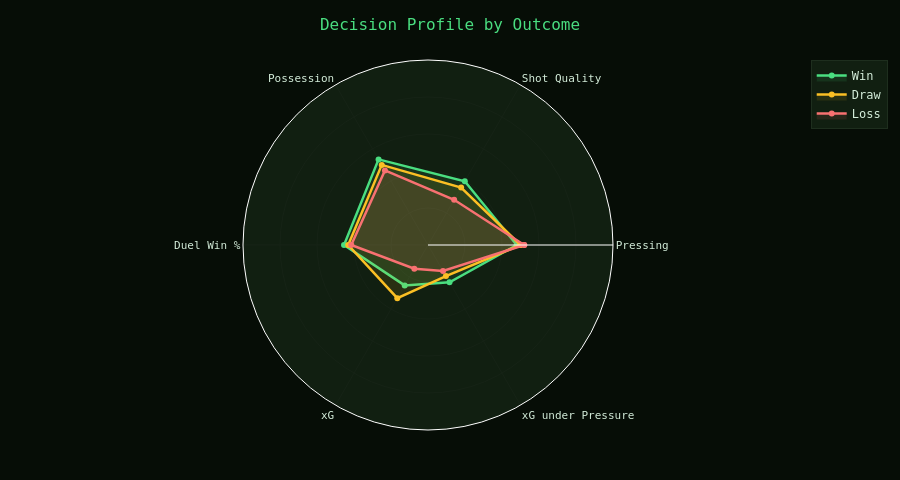

The notebook cell saved with this chart:
### Code cell
def hex_to_rgba(h, a=0.12):
    h=h.lstrip("#"); r,g,b=int(h[0:2],16),int(h[2:4],16),int(h[4:6],16)
    return f"rgba({r},{g},{b},{a})"

# Chart 1: Decision Radar by Outcome
# Normalised means per decision variable, per outcome

radar_vars = ["press_ratio", "sot_ratio", "possession",
              "duel_ratio", "xg", "up_xg"]
radar_labels = ["Pressing", "Shot Quality", "Possession",
                "Duel Win %", "xG", "xG under Pressure"]

def normalise(series, lo, hi):
    return ((series - lo) / (hi - lo)).clip(0, 1)

radar_data = {}
for outcome in ["Win", "Draw", "Loss"]:
    sub = df[df["outcome"] == outcome]
    vals = []
    for v in radar_vars:
        lo, hi = df[v].min(), df[v].max()
        vals.append(float(normalise(sub[v], lo, hi).mean()))
    radar_data[outcome] = vals

fig_radar = go.Figure()
for outcome, color in [("Win", C["win"]), ("Draw", C["draw"]), ("Loss", C["loss"])]:
    vals = radar_data[outcome] + [radar_data[outcome][0]]
    labs = radar_labels + [radar_labels[0]]
    fig_radar.add_trace(go.Scatterpolar(
        r=vals, theta=labs, name=outcome,
        line=dict(color=color, width=2.5),
        fill="toself", fillcolor=hex_to_rgba(color, 0.10),
        marker=dict(color=color, size=6),
    ))

fig_radar.update_layout(
    **BASE,
    title=dict(text="Decision Profile by Outcome", font=dict(size=16, color=C["win"]), x=0.5),
    polar=dict(
        bgcolor=C["card"],
        radialaxis=dict(visible=True, range=[0,1], gridcolor=C["grid"],
                        tickfont=dict(color=C["muted"], size=9), showticklabels=False),
        angularaxis=dict(gridcolor=C["grid"], tickfont=dict(color=C["text"], size=11)),
    ),
    legend=dict(bgcolor=C["card"], bordercolor=C["border"], borderwidth=1),
    height=480,
)
fig_radar.show()

### Figure 1 — Plotly figure (JSON) as saved in the notebook; plotly's stock layout.template omitted (floating-point values rounded to 4 significant figures)
{"data": [{"fill": "toself", "fillcolor": "rgba(74,222,128,0.1)", "line": {"color": "#4ade80", "width": 2.5}, "marker": {"color": "#4ade80", "size": 6}, "name": "Win", "r": [0.4797, 0.3979, 0.5343, 0.4539, 0.2521, 0.2327, 0.4797], "theta": ["Pressing", "Shot Quality", "Possession", "Duel Win %", "xG", "xG under Pressure", "Pressing"], "type": "scatterpolar"}, {"fill": "toself", "fillcolor": "rgba(251,191,36,0.1)", "line": {"color": "#fbbf24", "width": 2.5}, "marker": {"color": "#fbbf24", "size": 6}, "name": "Draw", "r": [0.5, 0.3582, 0.5, 0.4314, 0.332, 0.1941, 0.5], "theta": ["Pressing", "Shot Quality", "Possession", "Duel Win %", "xG", "xG under Pressure", "Pressing"], "type": "scatterpolar"}, {"fill": "toself", "fillcolor": "rgba(248,113,113,0.1)", "line": {"color": "#f87171", "width": 2.5}, "marker": {"color": "#f87171", "size": 6}, "name": "Loss", "r": [0.5203, 0.2824, 0.4657, 0.4149, 0.1479, 0.1625, 0.5203], "theta": ["Pressing", "Shot Quality", "Possession", "Duel Win %", "xG", "xG under Pressure", "Pressing"], "type": "scatterpolar"}], "layout": {"font": {"color": "#d4edda", "family": "monospace", "size": 12}, "height": 480, "hoverlabel": {"bgcolor": "#111f11", "bordercolor": "#1e2e1e", "font": {"color": "#d4edda"}}, "legend": {"bgcolor": "#111f11", "bordercolor": "#1e2e1e", "borderwidth": 1}, "margin": {"b": 50, "l": 60, "r": 40, "t": 60}, "paper_bgcolor": "#060d06", "plot_bgcolor": "#0d1a0d", "polar": {"angularaxis": {"gridcolor": "#162316", "tickfont": {"color": "#d4edda", "size": 11}}, "bgcolor": "#111f11", "radialaxis": {"gridcolor": "#162316", "range": [0, 1], "showticklabels": false, "tickfont": {"color": "#4a6a4a", "size": 9}, "visible": true}}, "title": {"font": {"color": "#4ade80", "size": 16}, "text": "Decision Profile by Outcome", "x": 0.5}}}
